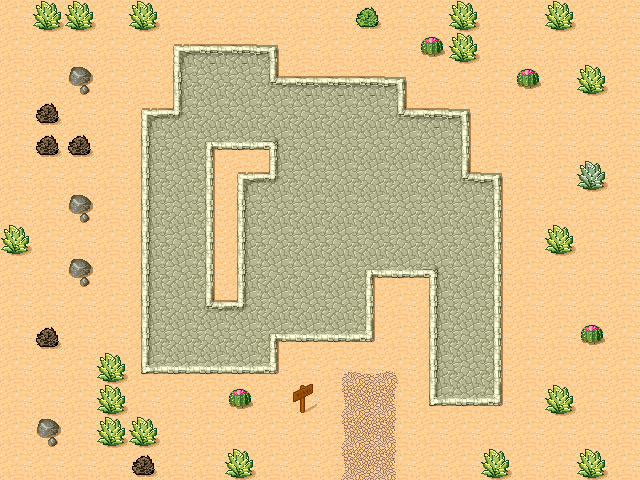

This is a level from a 2D game, rendered from its Tiled map with the project's own tilesets. A one-line summary and the map file follow, with tile-layer data summarised:
An orthogonal 20x15 tile map with 32x32 px tiles, 2 tile layers (Capa basica, Capa plantas).

<map version="1.0" orientation="orthogonal" renderorder="right-down" width="20" height="15" tilewidth="32" tileheight="32" nextobjectid="1">
 <tileset firstgid="1" name="tmw_desert_spacing" tilewidth="32" tileheight="32" spacing="1" margin="1" tilecount="48">
  <image source="tmw_desert_spacing.png" width="265" height="199" />
  <terraintypes>
   <terrain name="Desert" tile="-1" />
   <terrain name="Stone" tile="-1" />
   <terrain name="Bricks" tile="-1" />
   <terrain name="Sand" tile="-1" />
  </terraintypes>
  <tile id="0" terrain="0,0,0,2" />
  <tile id="1" terrain="0,0,2,2" />
  <tile id="2" terrain="0,0,2,0" />
  <tile id="3" terrain="3,3,3,0" />
  <tile id="4" terrain="3,3,0,3" />
  <tile id="5" terrain="0,0,0,3" />
  <tile id="6" terrain="0,0,3,3" />
  <tile id="7" terrain="0,0,3,0" />
  <tile id="8" terrain="0,2,0,2" />
  <tile id="9" terrain="2,2,2,2" />
  <tile id="10" terrain="2,0,2,0" />
  <tile id="11" terrain="3,0,3,3" />
  <tile id="12" terrain="0,3,3,3" />
  <tile id="13" terrain="0,3,0,3" />
  <tile id="14" terrain="3,3,3,3" />
  <tile id="15" terrain="3,0,3,0" />
  <tile id="16" terrain="0,2,0,0" />
  <tile id="17" terrain="2,2,0,0" />
  <tile id="18" terrain="2,0,0,0" />
  <tile id="19" terrain="2,2,2,0" />
  <tile id="20" terrain="2,2,0,2" />
  <tile id="21" terrain="0,3,0,0" />
  <tile id="22" terrain="3,3,0,0" />
  <tile id="23" terrain="3,0,0,0" />
  <tile id="24" terrain="0,0,0,1" />
  <tile id="25" terrain="0,0,1,1" />
  <tile id="26" terrain="0,0,1,0" />
  <tile id="27" terrain="2,0,2,2" />
  <tile id="28" terrain="0,2,2,2" />
  <tile id="29" terrain="0,0,0,0" />
  <tile id="32" terrain="0,1,0,1" />
  <tile id="33" terrain="1,1,1,1" />
  <tile id="34" terrain="1,0,1,0" />
  <tile id="35" terrain="1,1,1,0" />
  <tile id="36" terrain="1,1,0,1" />
  <tile id="40" terrain="0,1,0,0" />
  <tile id="41" terrain="1,1,0,0" />
  <tile id="42" terrain="1,0,0,0" />
  <tile id="43" terrain="1,0,1,1" />
  <tile id="44" terrain="0,1,1,1" />
 </tileset>
 <layer name="Capa basica" width="20" height="15">
  <data>[300 cells, 300 non-empty, 20 distinct tile ids]</data>
 </layer>
 <layer name="Capa plantas" width="20" height="15">
  <data>[300 cells, 37 non-empty, 8 distinct tile ids]</data>
 </layer>
</map>
